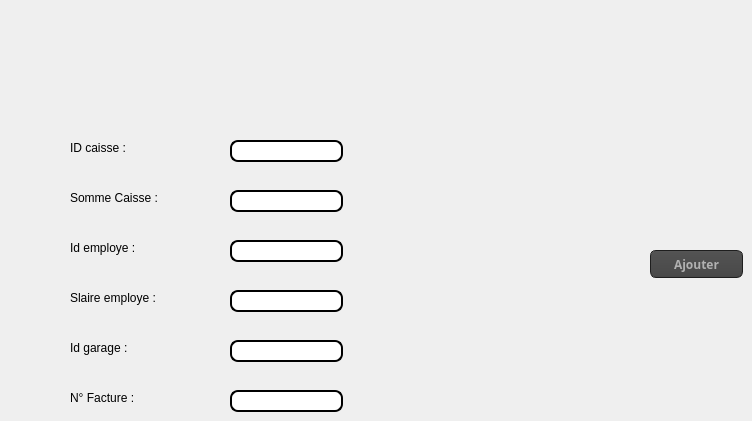
      <widget class="QWidget" name="tab_4">
       <attribute name="title">
        <string>Ajouter</string>
       </attribute>
       <widget class="QLabel" name="label_15">
        <property name="geometry">
         <rect>
          <x>70</x>
          <y>140</y>
          <width>91</width>
          <height>16</height>
         </rect>
        </property>
        <property name="text">
         <string>ID caisse :</string>
        </property>
       </widget>
       <widget class="QLabel" name="label_26">
        <property name="geometry">
         <rect>
          <x>70</x>
          <y>190</y>
          <width>111</width>
          <height>16</height>
         </rect>
        </property>
        <property name="text">
         <string>Somme Caisse :</string>
        </property>
       </widget>
       <widget class="QLabel" name="label_27">
        <property name="geometry">
         <rect>
          <x>70</x>
          <y>240</y>
          <width>91</width>
          <height>16</height>
         </rect>
        </property>
        <property name="text">
         <string>Id employe :</string>
        </property>
       </widget>
       <widget class="QLabel" name="label_28">
        <property name="geometry">
         <rect>
          <x>70</x>
          <y>290</y>
          <width>131</width>
          <height>16</height>
         </rect>
        </property>
        <property name="text">
         <string>Slaire employe :</string>
        </property>
       </widget>
       <widget class="QLabel" name="label_29">
        <property name="geometry">
         <rect>
          <x>70</x>
          <y>340</y>
          <width>91</width>
          <height>16</height>
         </rect>
        </property>
        <property name="text">
         <string>Id garage :</string>
        </property>
       </widget>
       <widget class="QLabel" name="label_30">
        <property name="geometry">
         <rect>
          <x>70</x>
          <y>390</y>
          <width>91</width>
          <height>16</height>
         </rect>
        </property>
        <property name="text">
         <string>N° Facture :</string>
        </property>
       </widget>
       <widget class="QPushButton" name="ajoutertey">
        <property name="geometry">
         <rect>
          <x>650</x>
          <y>250</y>
          <width>93</width>
          <height>28</height>
         </rect>
        </property>
        <property name="font">
         <font>
          <family>Source Code Pro</family>
          <pointsize>-1</pointsize>
          <weight>75</weight>
          <bold>true</bold>
         </font>
        </property>
        <property name="styleSheet">
         <string notr="true">QPushButton
{
    color: #b1b1b1;
    background-color: QLinearGradient( x1: 0, y1: 0, x2: 0, y2: 1, stop: 0 #565656, stop: 0.1 #525252, stop: 0.5 #4e4e4e, stop: 0.9 #4a4a4a, stop: 1 #464646);
    border-width: 1px;
    border-color: #1e1e1e;
    border-style: solid;
    border-radius: 6;
    padding: 3px;
    font-size: 12px;
    padding-left: 5px;
    padding-right: 5px;
}

QPushButton:pressed
{
    background-color: QLinearGradient( x1: 0, y1: 0, x2: 0, y2: 1, stop: 0 #2d2d2d, stop: 0.1 #2b2b2b, stop: 0.5 #292929, stop: 0.9 #282828, stop: 1 #252525);
}</string>
        </property>
        <property name="text">
         <string>Ajouter</string>
        </property>
       </widget>
       <widget class="QLineEdit" name="caisseajou">
        <property name="geometry">
         <rect>
          <x>230</x>
          <y>140</y>
          <width>113</width>
          <height>22</height>
         </rect>
        </property>
        <property name="styleSheet">
         <string notr="true">QLineEdit {
padding: 1px;
border-style: solid;
border: 2px solid gray;
border-radius: 8px;
background-color: rgb(255, 255, 255);
border:2px solid #000;
}</string>
        </property>
       </widget>
       <widget class="QLineEdit" name="sommeajou">
        <property name="geometry">
         <rect>
          <x>230</x>
          <y>190</y>
          <width>113</width>
          <height>22</height>
         </rect>
        </property>
        <property name="styleSheet">
         <string notr="true">QLineEdit {
padding: 1px;
border-style: solid;
border: 2px solid gray;
border-radius: 8px;
background-color: rgb(255, 255, 255);
border:2px solid #000;
}</string>
        </property>
       </widget>
       <widget class="QLineEdit" name="idemployeajou">
        <property name="geometry">
         <rect>
          <x>230</x>
          <y>240</y>
          <width>113</width>
          <height>22</height>
         </rect>
        </property>
        <property name="styleSheet">
         <string notr="true">QLineEdit {
padding: 1px;
border-style: solid;
border: 2px solid gray;
border-radius: 8px;
background-color: rgb(255, 255, 255);
border:2px solid #000;
}</string>
        </property>
       </widget>
       <widget class="QLineEdit" name="salaireajou">
        <property name="geometry">
         <rect>
          <x>230</x>
          <y>290</y>
          <width>113</width>
          <height>22</height>
         </rect>
        </property>
        <property name="styleSheet">
         <string notr="true">QLineEdit {
padding: 1px;
border-style: solid;
border: 2px solid gray;
border-radius: 8px;
background-color: rgb(255, 255, 255);
border:2px solid #000;
}</string>
        </property>
       </widget>
       <widget class="QLineEdit" name="idgaraajou">
        <property name="geometry">
         <rect>
          <x>230</x>
          <y>340</y>
          <width>113</width>
          <height>22</height>
         </rect>
        </property>
        <property name="styleSheet">
         <string notr="true">QLineEdit {
padding: 1px;
border-style: solid;
border: 2px solid gray;
border-radius: 8px;
background-color: rgb(255, 255, 255);
border:2px solid #000;
}</string>
        </property>
       </widget>
       <widget class="QLineEdit" name="numfactajou">
        <property name="geometry">
         <rect>
          <x>230</x>
          <y>390</y>
          <width>113</width>
          <height>22</height>
         </rect>
        </property>
        <property name="styleSheet">
         <string notr="true">QLineEdit {
padding: 1px;
border-style: solid;
border: 2px solid gray;
border-radius: 8px;
background-color: rgb(255, 255, 255);
border:2px solid #000;
}</string>
        </property>
       </widget>
      </widget>
